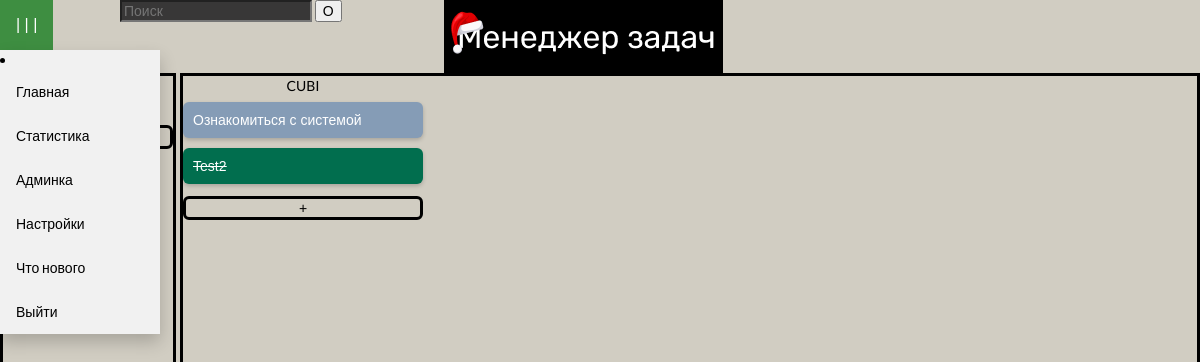
/ (signed in), run on the app's committed database.
### todo/models.py (models this page shows)
class Tag(db.Model):
    id = db.Column(db.Integer, primary_key=True)
    uid = db.Column(db.Integer)
    ws_id = db.Column(db.Integer)
    title = db.Column(db.String(100))
    descr = db.Column(db.String(1000))

class ToDo(db.Model):
    id = db.Column(db.Integer, primary_key=True)
    title = db.Column(db.String(100))
    tag_id = db.Column(db.Integer)
    descr = db.Column(db.String(1000))
    create_date = db.Column(db.DateTime)
    close_date = db.Column(db.DateTime)
    is_complete = db.Column(db.Boolean)
    is_cycle = db.Column(db.String(25))
    cycle_series = db.Column(db.Integer)
    time_to_complete = db.Column(db.String(100))

### todo/routes.py (the view, shortened to what this page needs)
@app.route('/', methods=['POST', 'GET'])
@login_required
def home():
    if request.method == 'GET':
        if current_user:
            timed_raw = timedt().timed
            dt_gmt = timedt().dt
            ws_ids = []
            get_curr_ws = Workspace.query.filter_by(uid=current_user.id).all()
            for ws in get_curr_ws:
                ws_ids.append(ws.id)
            get_curr_user_tags = Tag.query.filter(Tag.ws_id.in_((ws_ids))).all()
            tags_ids = []
            tags_names = []
            default_value = 0
            for el in get_curr_user_tags:
                tags_ids.append(el.id)
                tags_names.append(el.title)
            cycle = ToDo.query.filter(ToDo.tag_id.in_((tags_ids))).filter_by(is_cycle='checked').order_by(ToDo.id.desc()).all()
            todo_list = ToDo.query.filter(ToDo.tag_id.in_((tags_ids))).filter_by(is_complete=0).order_by(ToDo.id.desc()).all()
            todo_list1 = ToDo.query.filter(ToDo.tag_id.in_((tags_ids))).order_by(ToDo.is_complete).all()
            result = {}
            for tag in tags_ids:
                for row in todo_list1:
                    if tag == row.tag_id:
                        tag_name = Tag.query.filter_by(id=row.tag_id).first()
                        if tag_name.title in result:
                            value = [result.get(f'{tag_name.title}')]
                            result[f'{tag_name.title}'].append(row.title)
                        else:
                            result[f'{tag_name.title}'] = [row.title]
            todoc_list = ToDo.query.filter(ToDo.tag_id.in_((tags_ids))).filter_by(is_complete=1).order_by(ToDo.id.desc()).all()
            todo_workspaces = Workspace.query.filter_by(uid=current_user.id).distinct(Tag.title)
            todo_completed = ToDo.query.filter(ToDo.tag_id.in_((tags_ids))).filter_by(is_complete=1).order_by(ToDo.id.desc()).all()
            todo_uncompleted = ToDo.query.filter(ToDo.tag_id.in_((tags_ids))).filter_by(is_complete=0).order_by(ToDo.id.desc()).all()
            completed = len(todo_completed)
            uncompleted = len(todo_uncompleted)
            all = len(todo_list1)
            todo_tags = Tag.query.filter_by(uid=current_user.id).distinct(Tag.title)
            return render_template('todo/index.html', todo_list=todo_list1, todoc_list=todoc_list, todo_tags=todo_tags, todo_completed=completed, todo_uncompleted=uncompleted, todo_all=all, title='CUBI Prot.', default_value=default_value, workspace_list = todo_workspaces, result=result)
        else:
            return redirect(url_for('todo/login.html'))

### todo/routes.py (called while the page is built)
@login_manager.user_loader
def load_user(user_id):
    user = db.session.get(Users, int(user_id))
    return user

### todo/templates/todo/index.html (shortened to what this page needs)
{% extends 'todo/layout.html' %}
{% block content %}
    <div class='container' style="display: grid; grid-template-columns:15% 85%; ">
        <div class="workspaces"
             style="{% if request.cookies.get('font')=='black' %}background-color:{{ request.cookies.get('font') }};color:white; border:solid white;{% else %} background-color: rgb(209,205,194); border:solid black;{% endif %}margin-right: 2%; grid-column-start: 1; ">
            {% block workspaces %}
                Рабочие области:<br>
                {% for workspace in workspace_list %}
                    <a href="" style="text-decoration: none; color: inherit; transition: opacity 0.3s;">{{ workspace.title }}</a><br>
                {% endfor %}
                <button class="ws-create-button" data-modal-id="modal-create-id" style="{% if request.cookies.get('font')=='black' %}background-color:{{ request.cookies.get('font') }};color:white;{% else %}color: black;{% endif %} margin-top: 5%; border: solid; border-radius: 6px; width: 100%; text-align: center; display: block; background: none; cursor: pointer;">+</button>
            {% endblock %}
        </div>        <div class="tasks_area"
             style="{% if request.cookies.get('font')=='black' %}background-color:{{ request.cookies.get('font') }};color:white; border:solid white;{% else %} background-color: rgb(209,205,194); border:solid black;{% endif %}grid-column-start: 2;">
            {% block tasks %}
                <div class="list"
                     style="display: grid; grid-template-columns: repeat(auto-fit, 1fr); grid-auto-flow: column; overflow-x: scroll; overflow-y: scroll; height: 90vh; width: auto; grid-gap: 15px;">
                    {% for tag, task in result.items() %}
                        <div class="task_head" style="width: 30vh; ">
                            <p style="{% if request.cookies.get('font')=='black' %}background-color:rgb(56,56,56);color:white;{% else %} background-color: rgb(209,205,194); color: black{% endif %}; text-align: center; position:static; margin-bottom: 2.5%;">
                                {{ tag }}
                            </p>
                            {% for todo in todo_list %}
                                {% for title in task %}
                                    {% if todo.title == title %}
                                        <div class="task_body"
                                             style="{% if todo.is_complete==True %}background-color:rgb(1,110,78);text-decoration: line-through;{% else %}background-color: rgb(133,156,182);{% endif %} margin-bottom: 10px; border-radius: 6px; box-shadow: 0 2px 4px rgba(0,0,0,0.2);">
                                            <button class="task-button" data-modal-id="modal-{{ todo.id }}" style="{% if todo.is_complete==True %};text-decoration: line-through;{% endif %} transition: opacity 0.3s;">
                                                {{ title|safe }}
                                            </button>
                                        </div>
                                    {% endif %}
                                {% endfor %}
                            {% endfor %}
                            <button class="task-create-button" data-modal-id="modal-create-{{ tag }}" style="{% if request.cookies.get('font')=='black' %}background-color:{{ request.cookies.get('font') }};color:white;{% else %}color: black;{% endif %} margin-top: 5%; border: solid; border-radius: 6px; width: 30vh; text-align: center; display: block; background: none; cursor: pointer;">+</button>
                        </div>
                    {% endfor %}
                </div>
            {% endblock %}
        </div>
    </div>
{% endblock content %}

### todo/static/css/style.css (style rules this page uses)
body { font-family: Roboto-Regular; transition: background-color 0.3s ease; margin: 0; }
a:link { color: white; text-decoration: underline; cursor: pointer; }
.task-button { width: 100%; text-align: left; padding: 10px; border: none; background: none; color: white; cursor: pointer; transition: opacity 0.3s; }

### data on the page
Tag: title "CUBI"
ToDo: title "Ознакомиться с системой"
ToDo: title "Test2"
